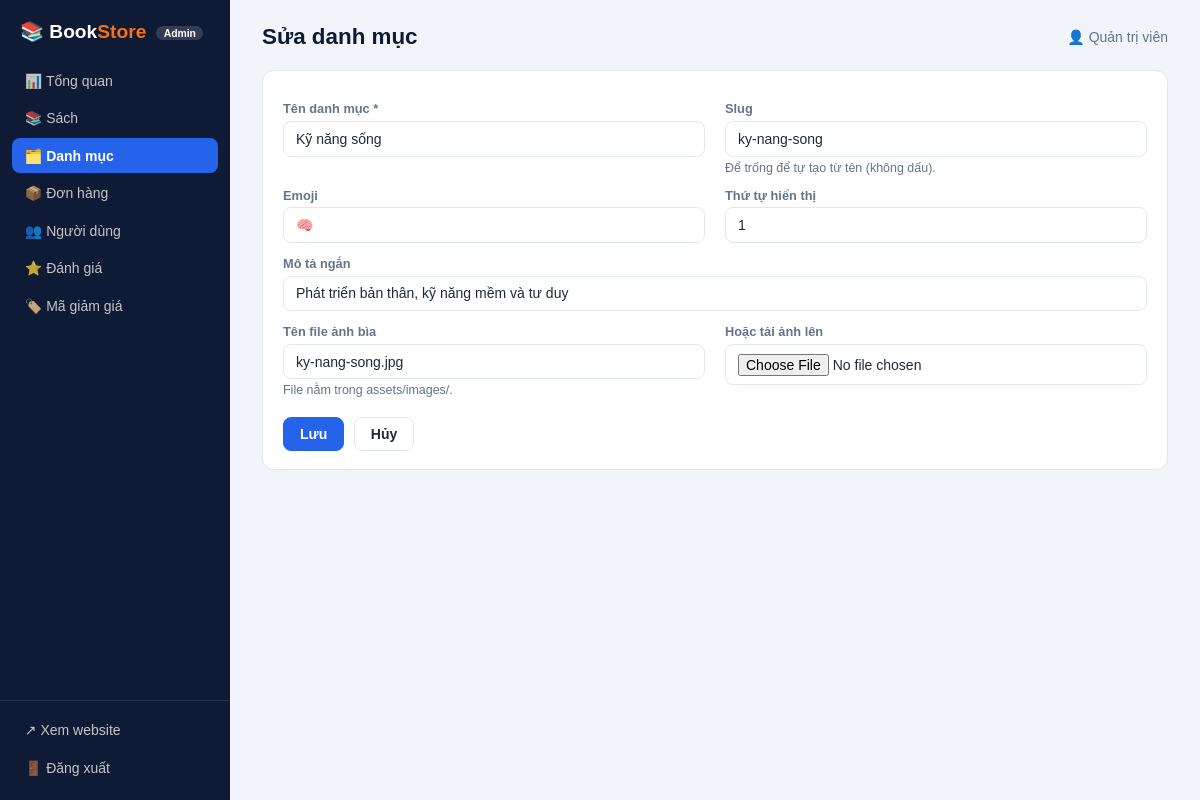
The page /admin/index.php?page=categories&action=edit&id=1 (signed in) on the database its author committed.
### tables this page shows
CREATE TABLE IF NOT EXISTS categories (
  id          INT UNSIGNED AUTO_INCREMENT PRIMARY KEY,
  name        VARCHAR(100) NOT NULL,
  slug        VARCHAR(100) NOT NULL UNIQUE,
  emoji       VARCHAR(16)  NOT NULL DEFAULT '📚',
  image       VARCHAR(255) NOT NULL DEFAULT '',
  description VARCHAR(255) NOT NULL DEFAULT '',
  sort_order  INT NOT NULL DEFAULT 0
);

### app/core/Controller.php (called while the page is built, shortened)
<?php
abstract class Controller {
    protected string $page = '';
    public function run(string $action): void {
        $this->$action();
    }
    protected function render(string $view, array $data = []): void {
        $data['active'] = $data['active'] ?? $this->page;
        extract($data, EXTR_SKIP);
        require ROOT . '/app/views/' . $view . '.php';
        require ROOT . '/app/views/layout.php';
    }
}

### app/controllers/CategoryController.php (called while the page is built, shortened)
<?php
class CategoryController extends Controller {
    public function edit(): void {
        $id = $this->idParam();
        $c = $id !== null ? Category::find($id) : null;
        $this->form($c, [], 'Sửa danh mục');
    }
    private function form(array $cat, array $errors, string $title): void {
        $this->render('categories/form', ['title' => $title, 'cat' => $cat, 'errors' => $errors]);
    }
}

### admin/index.php (called while the page is built, shortened)
<?php
require __DIR__ . '/../app/bootstrap.php';
$action = (string) ($_GET['action'] ?? 'index');
(new $routes[$page])->run($action);

### app/bootstrap.php (called while the page is built, shortened)
<?php
function cfg(string $key, $default = null) {
    $v = $GLOBALS['__cfg'];
    foreach (explode('.', $key) as $k) {
        $v = $v[$k];
    }
    return $v;
}
function e($s): string { return htmlspecialchars((string) $s, ENT_QUOTES, 'UTF-8'); }
function a_url(string $page, string $action = 'index', array $q = []): string {
    return 'index.php?' . http_build_query(array_merge(['page' => $page, 'action' => $action], $q));
}

### app/core/Database.php (called while the page is built, shortened)
<?php
class Database {
    private static ?PDO $pdo = null;
    public static function pdo(): PDO {
        if (self::$pdo === null) {
            $c = cfg('db');
            $dsn = "mysql:host={$c['host']};dbname={$c['name']};charset={$c['charset']}";
            self::$pdo = new PDO($dsn, $c['user'], $c['pass'], [
                PDO::ATTR_ERRMODE            => PDO::ERRMODE_EXCEPTION,
                PDO::ATTR_DEFAULT_FETCH_MODE => PDO::FETCH_ASSOC,
                PDO::ATTR_EMULATE_PREPARES   => false,
            ]);
        }
        return self::$pdo;
    }
    public static function run(string $sql, array $p = []): PDOStatement {
        $st = self::pdo()->prepare($sql);
        $st->execute($p);
        return $st;
    }
    public static function one(string $sql, array $p = []): ?array {
        $r = self::run($sql, $p)->fetch();
        return $r === false ? null : $r;
    }
}

### app/models/Category.php (called while the page is built, shortened)
<?php
class Category {
    public static function find(int $id): ?array {
        return Database::one('SELECT * FROM categories WHERE id = ?', [$id]);
    }
}

### app/views/categories/form.php (the view, shortened to what this page needs)
<form class="box" method="post" enctype="multipart/form-data" action="<?= e(a_url('categories', 'save')) ?>">
  <div class="fgrid">
    <div><label>Tên danh mục *</label><input name="name" value="<?= e($cat['name']) ?>" maxlength="100" required></div>
    <div><label>Slug</label><input name="slug" value="<?= e($cat['slug']) ?>"><div class="hint">Để trống để tự tạo từ tên (không dấu).</div></div>
    <div><label>Emoji</label><input name="emoji" value="<?= e($cat['emoji']) ?>" maxlength="8"></div>
    <div><label>Thứ tự hiển thị</label><input type="number" name="sort_order" value="<?= e($cat['sort_order']) ?>"></div>
    <div class="full"><label>Mô tả ngắn</label><input name="description" value="<?= e($cat['description']) ?>" maxlength="255"></div>
    <div><label>Tên file ảnh bìa</label><input name="image" value="<?= e($cat['image']) ?>" placeholder="ky-nang-song.jpg"><div class="hint">File nằm trong assets/images/.</div></div>
    <div><label>Hoặc tải ảnh lên</label><input type="file" name="image_file" accept="image/jpeg,image/png,image/webp"></div>
  </div>
  <div style="margin-top:1.25rem;display:flex;gap:.6rem">
    <button class="btn primary">Lưu</button>
    <a class="btn" href="<?= e(a_url('categories')) ?>">Hủy</a>
  </div>
</form>

### admin/assets/admin.css (style rules this page uses)
:root { --navy:#0f1b35;--blue:#2563eb;--orange:#f97316;--bg:#f1f5f9;--bd:#e2e8f0;--tx:#1e293b;--tx2:#64748b;--ok:#16a34a;--err:#dc2626 }
* { box-sizing:border-box }
body { margin:0;font-family:'Be Vietnam Pro',Poppins,Arial,sans-serif;background:var(--bg);color:var(--tx);font-size:14px;display:flex;min-height:100vh }
a { color:var(--blue);text-decoration:none }
.card,.box { background:#fff;border:1px solid var(--bd);border-radius:12px;padding:1.1rem 1.25rem }
.btn { display:inline-block;border:1px solid var(--bd);background:#fff;color:var(--tx);padding:.5rem 1rem;border-radius:8px;cursor:pointer;font:inherit;font-weight:600 }
.btn.primary { background:var(--blue);border-color:var(--blue);color:#fff }
input,select,textarea { font:inherit;padding:.55rem .75rem;border:1.5px solid var(--bd);border-radius:8px;background:#fff;color:var(--tx);width:100% }
label { display:block;font-weight:600;font-size:.8rem;color:var(--tx2);margin:.8rem 0 .3rem }
.fgrid { display:grid;grid-template-columns:1fr 1fr;gap:0 1.25rem }
.fgrid .full { grid-column:1/-1 }
.hint { font-size:.78rem;color:var(--tx2);margin-top:.25rem }

### rows shown on the page
categories: name "Kỹ năng sống", slug "ky-nang-song", emoji "🧠", sort_order "1", description "Phát triển bản thân, kỹ năng mềm và tư duy", image "ky-nang-song.jpg"

### other values the page prints
$item[0] "📊"
$item[1] "Tổng quan"
$item[0] "📚"
$item[1] "Sách"
$item[0] "🗂️"
$item[1] "Danh mục"
$item[0] "📦"
$item[1] "Đơn hàng"
$item[0] "👥"
$item[1] "Người dùng"
$item[0] "⭐"
$item[1] "Đánh giá"
$item[0] "🏷️"
$item[1] "Mã giảm giá"
$title "Sửa danh mục"
